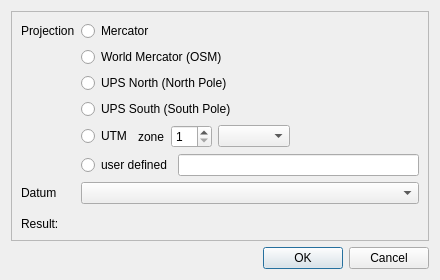
<?xml version="1.0" encoding="UTF-8"?>
<ui version="4.0">
 <class>IProjWizard</class>
 <widget class="QDialog" name="IProjWizard">
  <property name="geometry">
   <rect>
    <x>0</x>
    <y>0</y>
    <width>440</width>
    <height>280</height>
   </rect>
  </property>
  <property name="windowTitle">
   <string>Proj4 Wizard</string>
  </property>
  <layout class="QVBoxLayout" name="verticalLayout">
   <item>
    <widget class="QFrame" name="frame">
     <property name="frameShape">
      <enum>QFrame::StyledPanel</enum>
     </property>
     <property name="frameShadow">
      <enum>QFrame::Raised</enum>
     </property>
     <layout class="QGridLayout">
      <item row="1" column="1">
       <widget class="QRadioButton" name="radioMercator">
        <property name="text">
         <string>Mercator</string>
        </property>
       </widget>
      </item>
      <item row="5" column="1">
       <layout class="QHBoxLayout">
        <item>
         <widget class="QRadioButton" name="radioUTM">
          <property name="text">
           <string>UTM</string>
          </property>
         </widget>
        </item>
        <item>
         <widget class="QLabel" name="label_3">
          <property name="text">
           <string>zone</string>
          </property>
         </widget>
        </item>
        <item>
         <widget class="QSpinBox" name="spinUTMZone">
          <property name="minimum">
           <number>1</number>
          </property>
          <property name="maximum">
           <number>60</number>
          </property>
         </widget>
        </item>
        <item>
         <widget class="QComboBox" name="comboHemisphere"/>
        </item>
        <item>
         <spacer>
          <property name="orientation">
           <enum>Qt::Horizontal</enum>
          </property>
          <property name="sizeHint" stdset="0">
           <size>
            <width>40</width>
            <height>20</height>
           </size>
          </property>
         </spacer>
        </item>
       </layout>
      </item>
      <item row="6" column="1">
       <layout class="QHBoxLayout">
        <item>
         <widget class="QRadioButton" name="radioUserDef">
          <property name="text">
           <string>user defined</string>
          </property>
         </widget>
        </item>
        <item>
         <widget class="QLineEdit" name="lineUserDef"/>
        </item>
       </layout>
      </item>
      <item row="7" column="0">
       <widget class="QLabel" name="label_2">
        <property name="text">
         <string>Datum</string>
        </property>
       </widget>
      </item>
      <item row="7" column="1">
       <widget class="QComboBox" name="comboDatum"/>
      </item>
      <item row="2" column="1">
       <widget class="QRadioButton" name="radioWorldMercator">
        <property name="text">
         <string>World Mercator (OSM)</string>
        </property>
       </widget>
      </item>
      <item row="8" column="1">
       <spacer>
        <property name="orientation">
         <enum>Qt::Vertical</enum>
        </property>
        <property name="sizeHint" stdset="0">
         <size>
          <width>20</width>
          <height>40</height>
         </size>
        </property>
       </spacer>
      </item>
      <item row="9" column="0">
       <widget class="QLabel" name="label_4">
        <property name="text">
         <string>Result:</string>
        </property>
       </widget>
      </item>
      <item row="9" column="1">
       <widget class="QLabel" name="labelResult">
        <property name="text">
         <string/>
        </property>
       </widget>
      </item>
      <item row="3" column="1">
       <widget class="QRadioButton" name="radioUPSNorth">
        <property name="text">
         <string>UPS North (North Pole)</string>
        </property>
       </widget>
      </item>
      <item row="4" column="1">
       <widget class="QRadioButton" name="radioUPSSouth">
        <property name="text">
         <string>UPS South (South Pole)</string>
        </property>
       </widget>
      </item>
      <item row="1" column="0">
       <widget class="QLabel" name="label">
        <property name="text">
         <string>Projection</string>
        </property>
       </widget>
      </item>
     </layout>
    </widget>
   </item>
   <item>
    <layout class="QHBoxLayout" name="horizontalLayout">
     <item>
      <widget class="QDialogButtonBox" name="buttonBox">
       <property name="orientation">
        <enum>Qt::Horizontal</enum>
       </property>
       <property name="standardButtons">
        <set>QDialogButtonBox::Cancel|QDialogButtonBox::Ok</set>
       </property>
      </widget>
     </item>
    </layout>
   </item>
  </layout>
 </widget>
 <resources/>
 <connections>
  <connection>
   <sender>buttonBox</sender>
   <signal>accepted()</signal>
   <receiver>IProjWizard</receiver>
   <slot>accept()</slot>
   <hints>
    <hint type="sourcelabel">
     <x>248</x>
     <y>254</y>
    </hint>
    <hint type="destinationlabel">
     <x>157</x>
     <y>274</y>
    </hint>
   </hints>
  </connection>
  <connection>
   <sender>buttonBox</sender>
   <signal>rejected()</signal>
   <receiver>IProjWizard</receiver>
   <slot>reject()</slot>
   <hints>
    <hint type="sourcelabel">
     <x>316</x>
     <y>260</y>
    </hint>
    <hint type="destinationlabel">
     <x>286</x>
     <y>274</y>
    </hint>
   </hints>
  </connection>
 </connections>
</ui>
